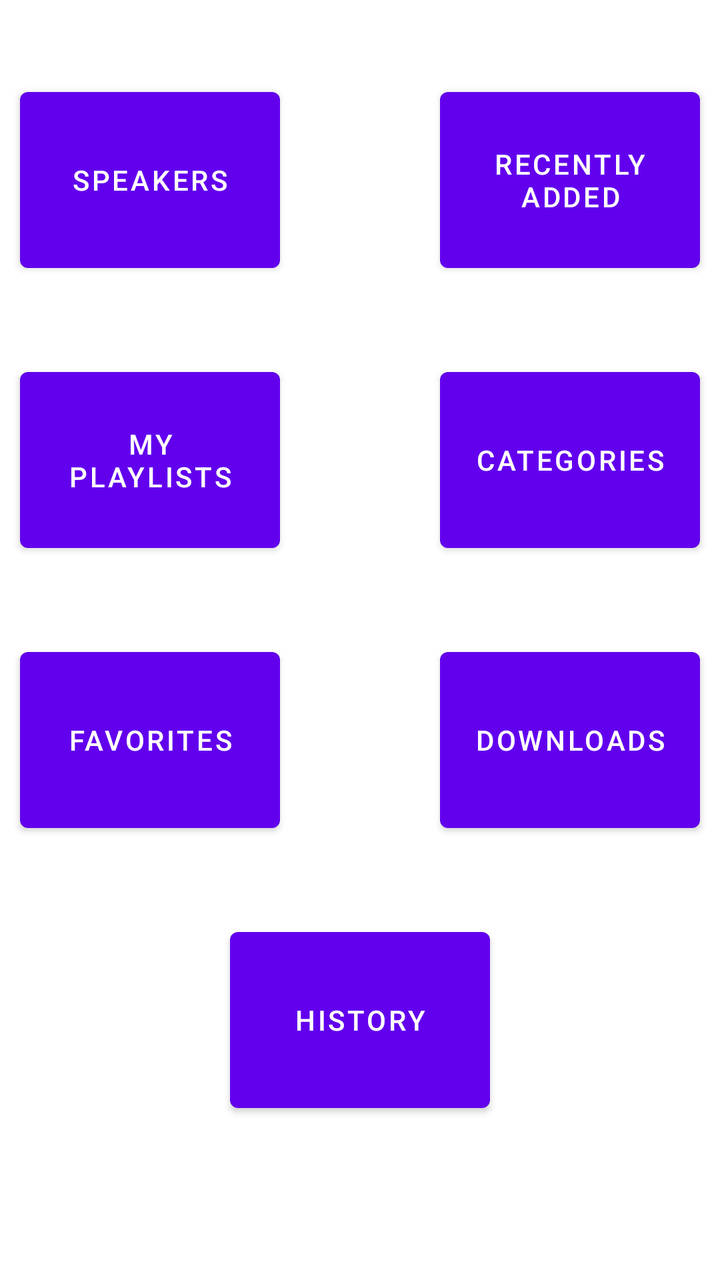
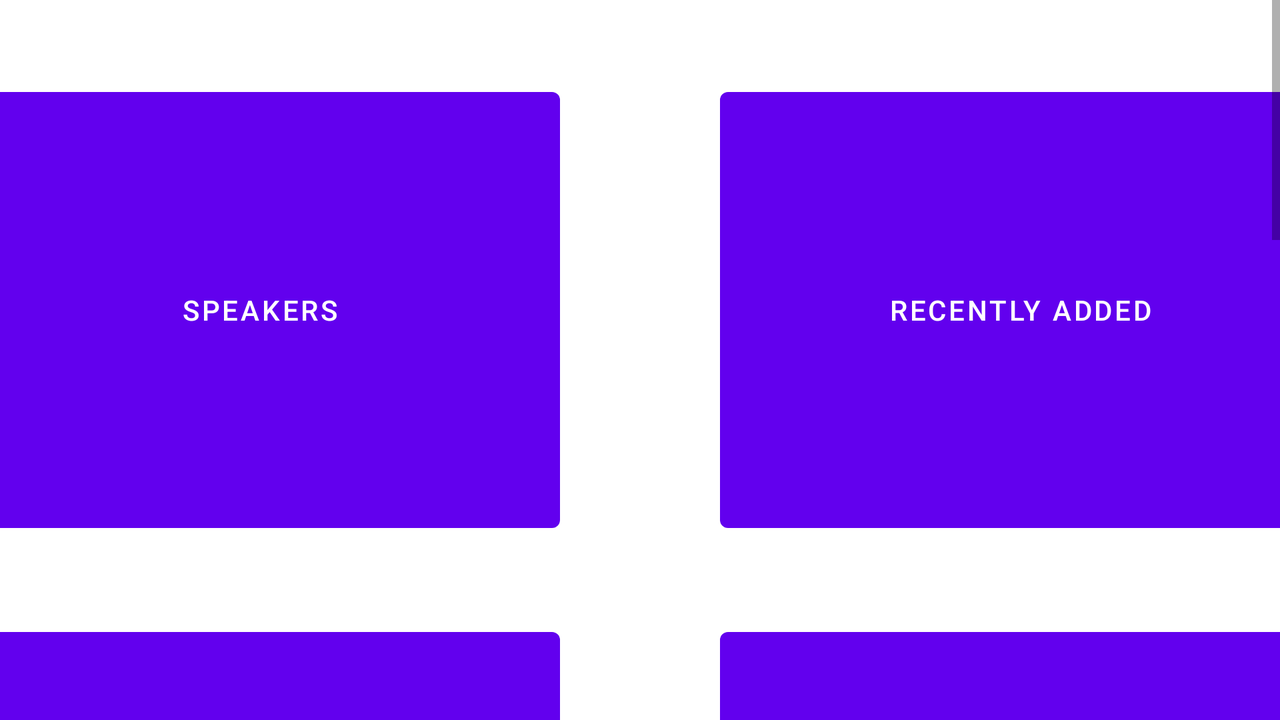

An Android layout and its configuration variant, each rendered on a device that would load it. The default file and the variant file are quoted in full after the pictures.
<!-- AndroidManifest.xml: application theme Theme.MaterialComponents.DayNight -->
<!-- res/layout/home_page_scroll_view.xml -->
<?xml version="1.0" encoding="utf-8"?>
<ScrollView xmlns:android="http://schemas.android.com/apk/res/android"
    xmlns:app="http://schemas.android.com/apk/res-auto"
    android:layout_width="match_parent"
    android:layout_height="match_parent">
    <LinearLayout
        android:layout_width="match_parent"
        android:layout_height="wrap_content"
        android:orientation="vertical">

        <LinearLayout
            android:layout_width="match_parent"
            android:layout_height="wrap_content"
            android:gravity="center"
            android:orientation="horizontal"
            android:paddingTop="40dp">

            <com.google.android.material.button.MaterialButton

                android:layout_width="130dp"
                android:layout_height="100dp"
                android:layout_marginEnd="40dp"
                android:text="Speakers"
                android:onClick="openSpeakerPage"/>

            <com.google.android.material.button.MaterialButton
                android:layout_width="130dp"
                android:layout_height="100dp"
                android:layout_marginStart="40dp"
                android:text="Recently Added"
                android:onClick="openRecentlyAddedShiurimPage"/>

        </LinearLayout>

        <LinearLayout
            android:layout_width="match_parent"
            android:layout_height="wrap_content"
            android:gravity="center"
            android:orientation="horizontal"
            android:paddingTop="40dp">

            <com.google.android.material.button.MaterialButton
                android:layout_width="130dp"
                android:layout_height="100dp"
                android:layout_marginEnd="40dp"
                android:text="My Playlists"
                android:onClick="openPlaylistsPage"/>

            <com.google.android.material.button.MaterialButton
                android:layout_width="130dp"
                android:layout_height="100dp"
                android:layout_marginStart="40dp"
                android:text="Categories"
                android:onClick="openCategoriesPage"/>

        </LinearLayout>

        <LinearLayout
            android:layout_width="match_parent"
            android:layout_height="wrap_content"
            android:gravity="center"
            android:orientation="horizontal"
            android:paddingTop="40dp">

            <com.google.android.material.button.MaterialButton
                android:layout_width="130dp"
                android:layout_height="100dp"
                android:layout_marginEnd="40dp"
                android:text="Favorites"
                android:onClick="openFavoritesPage"/>

            <com.google.android.material.button.MaterialButton
                android:layout_width="130dp"
                android:layout_height="100dp"
                android:layout_marginStart="40dp"
                android:text="Downloads"
                android:onClick="openDownloadsPage"/>
        </LinearLayout>

        <LinearLayout
            android:layout_width="match_parent"
            android:layout_height="wrap_content"
            android:gravity="center"
            android:orientation="horizontal"
            android:paddingTop="40dp">

            <com.google.android.material.button.MaterialButton
                android:layout_width="130dp"
                android:layout_height="100dp"
                android:text="History"
                android:onClick="openHistoryPage"/>

            
        </LinearLayout>
        
    </LinearLayout>
</ScrollView>
<!-- resources referenced by this layout -->
<resources>

</resources>
<!-- res/layout-land/home_page_scroll_view.xml (the author's variant of the layout above) -->
<!-- drawn on the phone turned sideways -->
<?xml version="1.0" encoding="utf-8"?>
<ScrollView xmlns:android="http://schemas.android.com/apk/res/android"
    xmlns:app="http://schemas.android.com/apk/res-auto"
    android:layout_width="match_parent"
    android:layout_height="match_parent">
    <LinearLayout
        android:layout_width="match_parent"
        android:layout_height="wrap_content"
        android:orientation="vertical">

        <LinearLayout
            android:layout_width="match_parent"
            android:layout_height="wrap_content"
            android:gravity="center"
            android:orientation="horizontal"
            android:paddingTop="40dp">

            <com.google.android.material.button.MaterialButton

                android:layout_width="300dp"
                android:layout_height="230dp"
                android:layout_marginEnd="40dp"
                android:text="Speakers"
                android:onClick="openSpeakerPage"/>

            <com.google.android.material.button.MaterialButton
                android:layout_width="300dp"
                android:layout_height="230dp"
                android:layout_marginStart="40dp"
                android:text="Recently Added"
                android:onClick="openRecentlyAddedShiurimPage"/>

        </LinearLayout>

        <LinearLayout
            android:layout_width="match_parent"
            android:layout_height="wrap_content"
            android:gravity="center"
            android:orientation="horizontal"
            android:paddingTop="40dp">

            <com.google.android.material.button.MaterialButton
                android:layout_width="300dp"
                android:layout_height="230dp"
                android:layout_marginEnd="40dp"
                android:text="My Playlists"
                android:onClick="openPlaylistsPage"/>

            <com.google.android.material.button.MaterialButton
                android:layout_width="300dp"
                android:layout_height="230dp"
                android:layout_marginStart="40dp"
                android:text="Categories"
                android:onClick="openCategoriesPage"/>

        </LinearLayout>

        <LinearLayout
            android:layout_width="match_parent"
            android:layout_height="wrap_content"
            android:gravity="center"
            android:orientation="horizontal"
            android:paddingTop="40dp">

            <com.google.android.material.button.MaterialButton
                android:layout_width="300dp"
                android:layout_height="230dp"
                android:layout_marginEnd="40dp"
                android:text="Favorites"
                android:onClick="openFavoritesPage"/>

            <com.google.android.material.button.MaterialButton
                android:layout_width="300dp"
                android:layout_height="230dp"
                android:layout_marginStart="40dp"
                android:text="Downloads"
                android:onClick="openDownloadsPage"/>
        </LinearLayout>

        <LinearLayout
            android:layout_width="match_parent"
            android:layout_height="wrap_content"
            android:gravity="center"
            android:orientation="horizontal"
            android:paddingTop="40dp">

            <com.google.android.material.button.MaterialButton
                android:layout_width="300dp"
                android:layout_height="230dp"
                android:layout_marginEnd="40dp"
                android:text="History"
                android:onClick="openHistoryPage"/>

            <com.google.android.material.button.MaterialButton
                android:layout_width="300dp"
                android:layout_height="230dp"
                android:layout_marginStart="40dp"
                android:text="Testing"
                android:onClick="openTestingPage"/>
        </LinearLayout>
        
    </LinearLayout>
</ScrollView>
